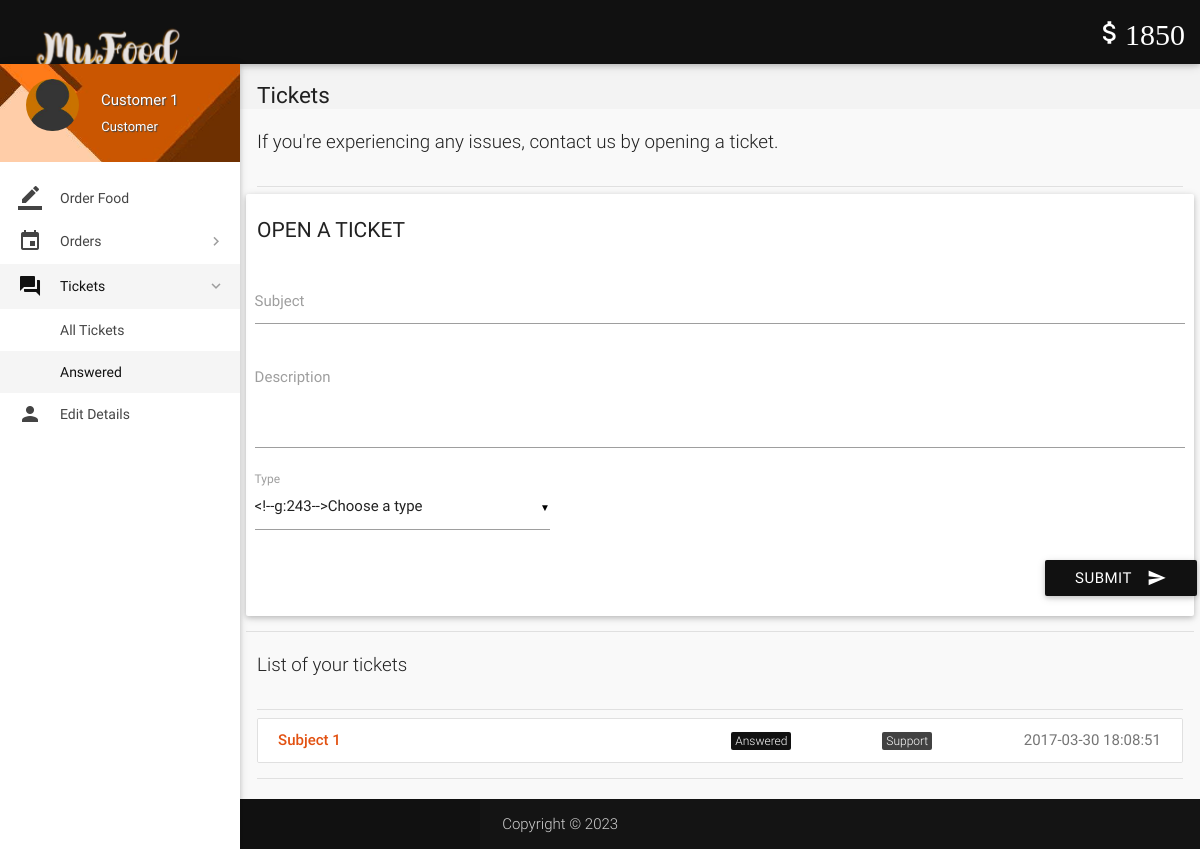
Page /account/tickets.php?status=Answered (signed in) on the earlier database version.
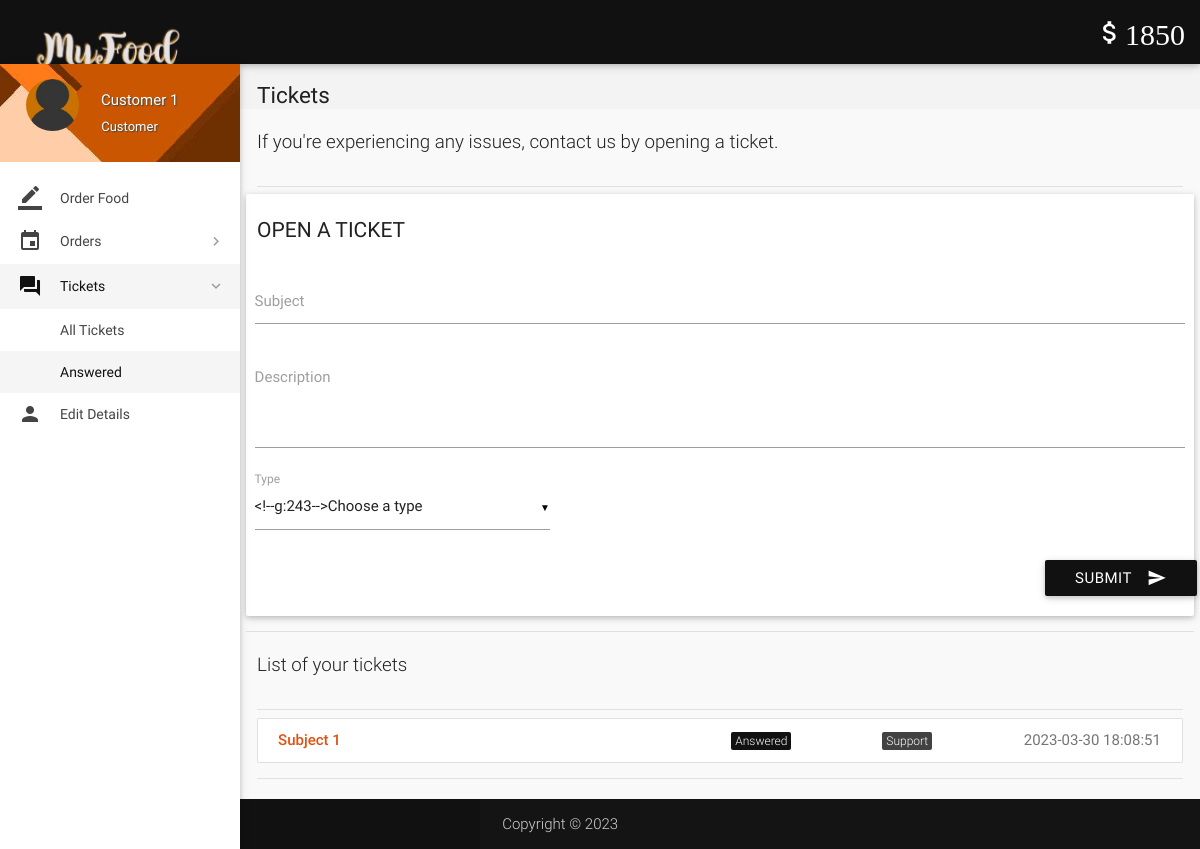
Same page on the later database version.
### tables this page shows
CREATE TABLE `tickets` (
  `id` int(11) NOT NULL,
  `poster_id` int(11) NOT NULL,
  `subject` varchar(100) NOT NULL,
  `description` varchar(3000) NOT NULL,
  `status` varchar(8) NOT NULL DEFAULT 'Open',
  `type` varchar(30) NOT NULL DEFAULT 'Others',
  `date` datetime NOT NULL DEFAULT CURRENT_TIMESTAMP,
  `deleted` tinyint(4) NOT NULL DEFAULT '0'
);

### account/includes/wallet.php (called while the page is built, shortened)
<?php
$user_id=$_SESSION['user_id'];
?>

### account/tickets.php (the view, shortened to what the changed rows need)
<?php
include 'includes/connect.php';
include 'includes/wallet.php';
	if($_SESSION['customer_sid']==session_id())
	{
		?>
<!DOCTYPE html>
<html lang="en">
<head>
  <link href="css/materialize.min.css" type="text/css" rel="stylesheet" media="screen,projection">
  <link href="css/style.min.css" type="text/css" rel="stylesheet" media="screen,projection">
  <link href="css/custom/custom.min.css" type="text/css" rel="stylesheet" media="screen,projection">
  <link href="js/plugins/perfect-scrollbar/perfect-scrollbar.css" type="text/css" rel="stylesheet" media="screen,projection">
  <link href="js/plugins/data-tables/css/jquery.dataTables.min.css" type="text/css" rel="stylesheet" media="screen,projection">
</head>
<body>
  <header id="header" class="page-topbar">
        <div class="navbar-fixed">
            <nav class="navbar-color">
                <div class="nav-wrapper">
                    <ul class="left">
                      <li><h1 class="logo-wrapper"><a href="index.php" class="brand-logo darken-1"><img src="images/logo.png" alt="logo"></a> <span class="logo-text">Logo</span></h1></li>
                    </ul>
                </div>
            </nav>
        </div>
  </header>
  <div id="main">
    <div class="wrapper">
								<?php
									$sql = mysqli_query($con, "SELECT DISTINCT status FROM tickets WHERE poster_id = $user_id AND not deleted;");
									while($row = mysqli_fetch_array($sql)){
									if(isset($_GET['status'])){
										$status = $row['status'];
									}
									}
									?>
      <section id="content">
        <div class="container">
									<div id="work-collections">
									<ul id="projects-collection" class="collection">
								<?php
									if(isset($_GET['status'])){
										$status = $_GET['status'];
									}
									else{
										$status = '%';
									}
									$sql = mysqli_query($con, "SELECT * FROM tickets WHERE poster_id = $user_id AND status LIKE '$status' AND not deleted;");
									while($row = mysqli_fetch_array($sql)){
									echo'<a href="view-ticket.php?id='.$row['id'].'"class="collection-item">
                                        <div class="row">
                                            <div class="col s6">
                                                <p class="collections-title">'.$row['subject'].'</p>
                                            </div>
                                            <div class="col s2">
                                            <span class="task-cat cyan">'.$row['status'].'</span></div>
                                            <div class="col s2">
                                            <span class="task-cat grey darken-3">'.$row['type'].'</span></div>
                                            <div class="col s2">
                                            <span class="badge">'.$row['date'].'</span></div>
                                        </div>
                                    </a>';
									}
									?>
									</ul>
									</div>
          </div>
    </div>
</body>
</html>
<?php
	}
?>

Differences in the rows shown:
changed tickets "Subject 1": date "2017-03-30 18:08:51" → "2023-03-30 18:08:51"
